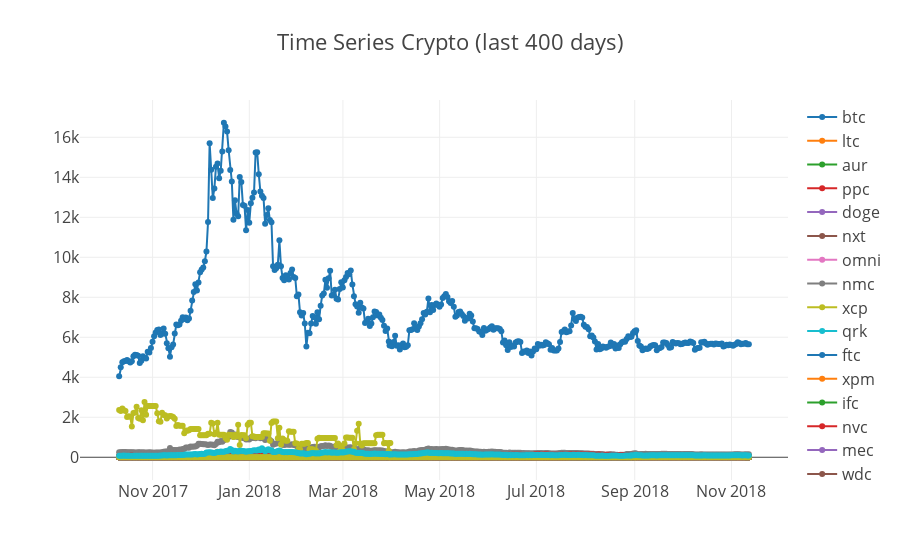

This figure's notebook cell:
### Code cell
plotlyTimeSeries(datetimeX, listData, title, jupyter_notebook = True)

### Figure 1 — Plotly figure (JSON) as saved in the notebook; plotly's stock layout.template omitted (floating-point values rounded to 4 significant figures; data arrays with more than 128 entries replaced by an {"elided": "..."} marker saying what was removed)
{"data": [{"mode": "markers+lines", "name": "btc", "type": "scatter", "uid": "3dfde7f9-633e-4efe-a2c9-e078aa2c684b", "x": {"elided": "412 str values"}, "y": {"elided": "401 float values"}}, {"mode": "markers+lines", "name": "ltc", "type": "scatter", "uid": "8e1098f3-8aed-4981-943a-ed6a99bcbf5d", "x": {"elided": "412 str values"}, "y": {"elided": "401 float values"}}, {"mode": "markers+lines", "name": "aur", "type": "scatter", "uid": "859698cb-7920-40ad-a64e-3092efb3fd3d", "x": {"elided": "412 str values"}, "y": {"elided": "401 float values"}}, {"mode": "markers+lines", "name": "ppc", "type": "scatter", "uid": "3d4a56a2-b258-41be-a291-053bf74dac3b", "x": {"elided": "412 str values"}, "y": {"elided": "401 float values"}}, {"mode": "markers+lines", "name": "doge", "type": "scatter", "uid": "e1fbecc3-5afa-4431-8a62-bba2e7510608", "x": {"elided": "412 str values"}, "y": {"elided": "401 float values"}}, {"mode": "markers+lines", "name": "nxt", "type": "scatter", "uid": "db3973c8-d2ab-472b-a601-24e1710b2b67", "x": {"elided": "412 str values"}, "y": {"elided": "401 float values"}}, {"mode": "markers+lines", "name": "omni", "type": "scatter", "uid": "31c2191d-39f5-4f16-9155-55dda4dc4644", "x": {"elided": "412 str values"}, "y": {"elided": "401 float values"}}, {"mode": "markers+lines", "name": "nmc", "type": "scatter", "uid": "2f5d9cd0-207d-43cb-ab97-efc9fdbffe5e", "x": {"elided": "412 str values"}, "y": {"elided": "401 float values"}}, {"mode": "markers+lines", "name": "xcp", "type": "scatter", "uid": "3152a262-d6f0-4858-a13c-d209e2526e37", "x": {"elided": "412 str values"}, "y": {"elided": "401 float values"}}, {"mode": "markers+lines", "name": "qrk", "type": "scatter", "uid": "8d1994b9-3ec2-4e86-87d2-02c44a43e483", "x": {"elided": "412 str values"}, "y": {"elided": "401 float values"}}, {"mode": "markers+lines", "name": "ftc", "type": "scatter", "uid": "2b720a93-a341-4313-a457-521134bcf31e", "x": {"elided": "412 str values"}, "y": {"elided": "401 float values"}}, {"mode": "markers+lines", "name": "xpm", "type": "scatter", "uid": "3cb1f90f-38ee-4988-b051-eb4583ffb56c", "x": {"elided": "412 str values"}, "y": {"elided": "401 float values"}}, {"mode": "markers+lines", "name": "ifc", "type": "scatter", "uid": "ad6d7c4b-fd90-4823-8428-9a638f19d6f2", "x": {"elided": "412 str values"}, "y": {"elided": "357 float values"}}, {"mode": "markers+lines", "name": "nvc", "type": "scatter", "uid": "ebd9fe92-8353-4ef9-b08e-408012b51fc6", "x": {"elided": "412 str values"}, "y": {"elided": "401 float values"}}, {"mode": "markers+lines", "name": "mec", "type": "scatter", "uid": "2e598f27-fe09-48b1-b79a-3601612eed33", "x": {"elided": "412 str values"}, "y": {"elided": "398 float values"}}, {"mode": "markers+lines", "name": "wdc", "type": "scatter", "uid": "af240392-2b07-4a5a-88b2-423df3cf6316", "x": {"elided": "412 str values"}, "y": {"elided": "401 float values"}}, {"mode": "markers+lines", "name": "vtc", "type": "scatter", "uid": "54862d1b-742d-4399-a0e0-9f7381e37fef", "x": {"elided": "412 str values"}, "y": {"elided": "401 float values"}}, {"mode": "markers+lines", "name": "dash", "type": "scatter", "uid": "efdccc1f-0829-4a89-ad23-67860093bdc6", "x": {"elided": "412 str values"}, "y": {"elided": "401 float values"}}, {"mode": "markers+lines", "name": "ybc", "type": "scatter", "uid": "2b352f4f-29fc-4163-ac54-56f14252db7d", "x": {"elided": "412 str values"}, "y": {"elided": "173 float values"}}, {"mode": "markers+lines", "name": "mint", "type": "scatter", "uid": "ea653689-8c31-4f31-951d-42ebd0a12182", "x": {"elided": "412 str values"}, "y": {"elided": "388 float values"}}, {"mode": "markers+lines", "name": "dvc", "type": "scatter", "uid": "d273b4a9-ee88-42f4-a3ee-f0aa1ffc0122", "x": {"elided": "412 str values"}, "y": {"elided": "186 float values"}}, {"mode": "markers+lines", "name": "anc", "type": "scatter", "uid": "73220f9d-d89c-4089-8c1e-52ba757c160c", "x": {"elided": "412 str values"}, "y": {"elided": "401 float values"}}, {"mode": "markers+lines", "name": "max", "type": "scatter", "uid": "036cde45-0ad2-4033-b902-cdefe4241686", "x": {"elided": "412 str values"}, "y": {"elided": "393 float values"}}, {"mode": "markers+lines", "name": "utc", "type": "scatter", "uid": "e70a2781-3193-4b5e-b07e-8d67cd8afc06", "x": {"elided": "412 str values"}, "y": {"elided": "401 float values"}}, {"mode": "markers+lines", "name": "zet", "type": "scatter", "uid": "d0d85824-b0a7-421a-a286-7ef8127967e1", "x": {"elided": "412 str values"}, "y": {"elided": "401 float values"}}, {"mode": "markers+lines", "name": "cach", "type": "scatter", "uid": "9ad5e722-665c-48be-8288-f372dbdc1d49", "x": {"elided": "412 str values"}, "y": {"elided": "175 float values"}}, {"mode": "markers+lines", "name": "ixc", "type": "scatter", "uid": "974f3f1c-6c0f-481e-bcd7-f1b7cb0001db", "x": {"elided": "412 str values"}, "y": {"elided": "401 float values"}}, {"mode": "markers+lines", "name": "frc", "type": "scatter", "uid": "e7c6a6a2-4450-4912-97fe-6c4a38d80933", "x": {"elided": "412 str values"}, "y": {"elided": "386 float values"}}, {"mode": "markers+lines", "name": "trc", "type": "scatter", "uid": "197a99ae-6d31-4741-9987-52dd418d7555", "x": {"elided": "412 str values"}, "y": {"elided": "401 float values"}}, {"mode": "markers+lines", "name": "clr", "type": "scatter", "uid": "5ad9a07c-e0b5-43e3-a58a-2705d4600a21", "x": {"elided": "412 str values"}, "y": [0.01347, 0.01347, 0.01347, 0.01347, 0.01347, 0.01347, 0.01347, 0.01347, 0.01347, 0.01347, 0.01347, 0.01347, 0.01347, 0.01347, 0.01347, 0.01347, 0.01347, 0.01347, 0.01347, 0.01347, 0.01347, 0.01347, 0.01347, 0.01347, 0.01347, 0.01347]}, {"mode": "markers+lines", "name": "dgc", "type": "scatter", "uid": "3f609e11-e6d1-40c5-b97d-67ffb6a92063", "x": {"elided": "412 str values"}, "y": {"elided": "401 float values"}}, {"mode": "markers+lines", "name": "tips", "type": "scatter", "uid": "b1f0f439-a309-42bc-950f-f4319952671d", "x": {"elided": "412 str values"}, "y": {"elided": "401 float values"}}, {"mode": "markers+lines", "name": "net", "type": "scatter", "uid": "6cfbcc0a-c781-4e47-8d32-299ad14b57bc", "x": {"elided": "412 str values"}, "y": {"elided": "393 float values"}}, {"mode": "markers+lines", "name": "uno", "type": "scatter", "uid": "8533c94c-47a6-4096-a35f-094fe4873756", "x": {"elided": "412 str values"}, "y": {"elided": "401 float values"}}, {"mode": "markers+lines", "name": "rdd", "type": "scatter", "uid": "e6e3d962-1be3-4de4-a489-a5814383f102", "x": {"elided": "412 str values"}, "y": {"elided": "401 float values"}}, {"mode": "markers+lines", "name": "xrp", "type": "scatter", "uid": "748011ea-d58f-4f7f-9e75-eb67d257ec0e", "x": {"elided": "412 str values"}, "y": {"elided": "401 float values"}}, {"mode": "markers+lines", "name": "emc2", "type": "scatter", "uid": "71ace15e-10d5-4421-9727-e1979670115d", "x": {"elided": "412 str values"}, "y": {"elided": "401 float values"}}, {"mode": "markers+lines", "name": "gld", "type": "scatter", "uid": "2c30c465-eeac-418f-892c-683c50a5b714", "x": {"elided": "412 str values"}, "y": {"elided": "401 float values"}}, {"mode": "markers+lines", "name": "blk", "type": "scatter", "uid": "ba77f56d-7fc2-4c5f-91e6-eb7403f5f750", "x": {"elided": "412 str values"}, "y": {"elided": "401 float values"}}, {"mode": "markers+lines", "name": "pot", "type": "scatter", "uid": "3b2354b6-0e26-4689-ba83-e775b232414c", "x": {"elided": "412 str values"}, "y": {"elided": "401 float values"}}, {"mode": "markers+lines", "name": "flt", "type": "scatter", "uid": "1b69853a-5e60-491e-b390-515f94cd08e2", "x": {"elided": "412 str values"}, "y": {"elided": "209 float values"}}, {"mode": "markers+lines", "name": "usde", "type": "scatter", "uid": "9f470b15-0bbd-4b4d-9eeb-79b01bbecbe6", "x": {"elided": "412 str values"}, "y": {"elided": "285 float values"}}, {"mode": "markers+lines", "name": "hbn", "type": "scatter", "uid": "c0a4f1a3-e447-46ee-8be8-15b864a6f3db", "x": {"elided": "412 str values"}, "y": {"elided": "328 float values"}}, {"mode": "markers+lines", "name": "xwc", "type": "scatter", "uid": "efc02c64-d982-4c00-a0c9-2d3649a67f41", "x": {"elided": "412 str values"}, "y": {"elided": "401 float values"}}, {"mode": "markers+lines", "name": "naut", "type": "scatter", "uid": "d2467730-4b6a-4f5d-9483-a87f5dc35f4d", "x": {"elided": "412 str values"}, "y": [0.1092, 0.1127, 0.09725, 0.08283, 0.08033, 0.08205, 0.09101, 0.09447, 0.08715, 0.0811, 0.07769, 0.08081, 0.07688, 0.0949, 0.1014, 0.09353, 0.08938, 0.08936, 0.0919, 0.08559, 0.09392, 0.08956, 0.09267, 0.09056, 0.101, 0.1022, 0.1041, 0.105, 0.06488, 0.05771, 0.04616, 0.04103, 0.03597, 0.03454, 0.03345, 0.03252, 0.0225, 0.03433, 0.02715, 0.02471, 0.02108, 0.02036, 0.02047, 0.2865, 0.2847, 0.2572, 0.2601, 0.2653, 0.2511, 0.2562, 0.2681, 0.2791, 0.2782, 0.2714, 0.2734, 0.2672, 0.2627, 0.2516, 0.2419, 0.2468, 0.2218, 0.2174, 0.2174]}, {"mode": "markers+lines", "name": "dgb", "type": "scatter", "uid": "b36e5afa-3117-4d99-b5e6-f4310bb1b41a", "x": {"elided": "412 str values"}, "y": {"elided": "401 float values"}}, {"mode": "markers+lines", "name": "csc", "type": "scatter", "uid": "59ab0b9b-248e-4d75-b3a0-1ff86d3a4b4c", "x": {"elided": "412 str values"}, "y": {"elided": "398 float values"}}, {"mode": "markers+lines", "name": "zeit", "type": "scatter", "uid": "b1133461-7717-4de8-9bfe-78d6d4614235", "x": {"elided": "412 str values"}, "y": {"elided": "401 float values"}}, {"mode": "markers+lines", "name": "xmy", "type": "scatter", "uid": "9c6fb30b-d079-4fb9-b43b-8b7bef378a7b", "x": {"elided": "412 str values"}, "y": {"elided": "401 float values"}}, {"mode": "markers+lines", "name": "xmr", "type": "scatter", "uid": "1ef9db95-0845-440d-ae37-0025214d42e0", "x": {"elided": "412 str values"}, "y": {"elided": "401 float values"}}], "layout": {"font": {"size": 16}, "title": "Time Series Crypto (last 400 days)"}}
